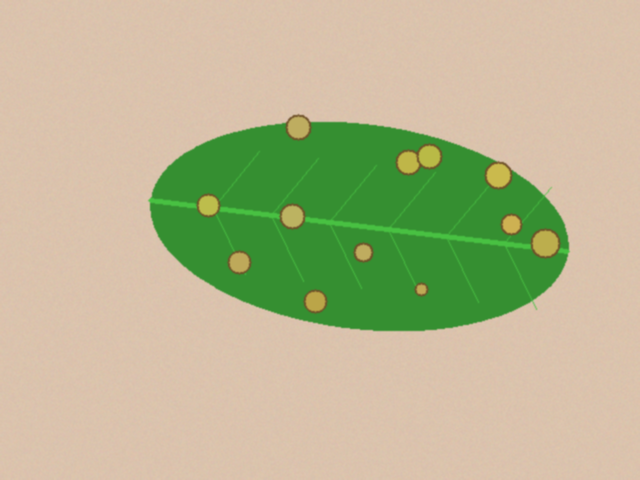
#> input picture data/sintetis/bersih/teh_041.png, 640 x 480 px, found by its file name; the run also reads 1 picture not shown here
$ jupyter execute --allow-errors B2_citra_warna.ipynb   (shell and % lines are left out)
#> lines starting #> are read from the running program, lines starting #| are printed output that depends on the picture; after the words box and inside, x2 and y2 are one past the last pixel; in counts of white or black regions, pixels touching at a corner belong together
### src/utils_cv.py
# -*- coding: utf-8 -*-
"""utils_cv

Automatically generated by Colab.

Original file is located at
    https://colab.research.google.com/drive/1Y4ojDzNnqnNM1Gv9VQLvAdh-sBsaYPij
"""

"""utils_cv.py: fungsi bantu yang dipakai ulang sepanjang semester."""

import cv2
import numpy as np
import matplotlib.pyplot as plt


def baca(path):
    """Membaca citra dan memberi pesan jelas bila gagal."""
#> called with path = '../data/sintetis/citra/teh_041.png'
    img = cv2.imread(path)
#> img is the input picture: shape (480, 640, 3); mean B, G, R 145.7, 183.6, 184.1

    if img is None:
        raise FileNotFoundError(f"Citra tidak ditemukan: {path}")

    return img


def tampil(daftar, judul, baris=1, ukuran=(14, 4)):
    """Menampilkan beberapa citra berdampingan. Citra 3 kanal dianggap BGR."""
    kolom = int(np.ceil(len(daftar) / baris))

    plt.figure(figsize=ukuran)

    for i, (im, jd) in enumerate(zip(daftar, judul)):
        plt.subplot(baris, kolom, i + 1)

        if im.ndim == 3:
            plt.imshow(cv2.cvtColor(im, cv2.COLOR_BGR2RGB))
        else:
            plt.imshow(im, cmap="gray", vmin=0, vmax=255)

        plt.title(jd)
        plt.axis("off")

    plt.tight_layout()


def kontras_bercak(kanal, mask_daun, mask_bercak):
    """
    KB = |rerata bercak - rerata daun sehat| / simpangan baku daun sehat.
    Makin besar KB, makin mudah bercak dipisahkan dari daun sehat.
    """
    k = kanal.astype(np.float64)

    sehat = (mask_daun > 0) & (mask_bercak == 0)
    bercak = mask_bercak > 0

    if bercak.sum() == 0:
        return float("nan")

    return abs(k[bercak].mean() - k[sehat].mean()) / (
        k[sehat].std() + 1e-6
    )


# [10 lines left out: function statistik, not called in this run]

### notebook/B2_citra_warna.ipynb
[cell 1]
from google.colab import drive
drive.mount('/content/drive')
%cd /content/drive/MyDrive/simuteh-2330511058/notebook

[cell 2]
import os
import sys
sys.path.append("../src") # agar utils_cv dapat diimpor dari notebook/
import cv2, numpy as np, skimage, matplotlib.pyplot as plt
from utils_cv import baca, tampil
print(os.getcwd())
print(os.listdir("../src"))
print(len(os.listdir("../data/sintetis/citra")))

## **Kode 2.1 Pemisahan kanal dan Kontras Bercak**

[cell 3]
from utils_cv import kontras_bercak

nama = "teh_041.png"  # kelas berat, kondisi normal
img = baca(f"../data/sintetis/citra/{nama}")

md = cv2.imread(f"../data/sintetis/mask_daun/{nama}", 0)
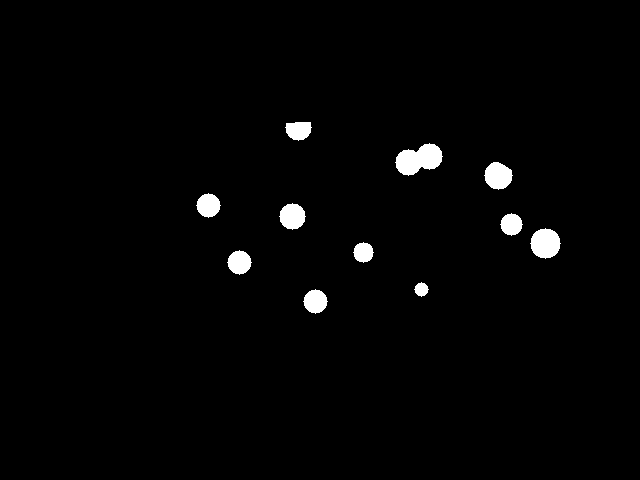
#> input picture data/sintetis/mask_daun/teh_041.png, 640 x 480 px
#> md: shape (480, 640); 1.8% white; 11 white regions, largest, box (x1, y1, x2, y2) and area: (395, 143, 443, 176) 1020, (530, 228, 561, 259) 709, (484, 162, 513, 190) 588
mb = cv2.imread(f"../data/sintetis/mask_bercak/{nama}", 0)

gray = cv2.cvtColor(img, cv2.COLOR_BGR2GRAY)
hsv = cv2.cvtColor(img, cv2.COLOR_BGR2HSV)
#> hsv: shape (480, 640, 3); mean H, S, V 23.6, 78.5, 202.5
b, g, r = cv2.split(img)
h, s, v = cv2.split(hsv)
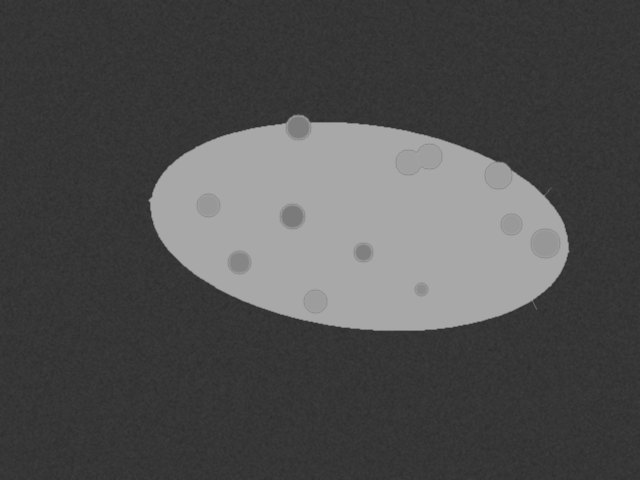
#> s: shape (480, 640); min 45, max 169, mean 78.5
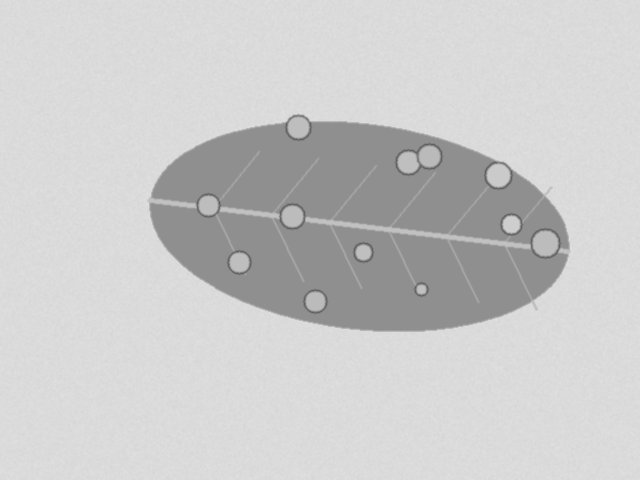
#> v: shape (480, 640); min 96, max 223, mean 202.5

kanal = {"B": b, "G": g, "R": r, "Gray": gray, "H": h, "S": s, "V": v}

tampil([img] + list(kanal.values()), ["Asli"] + list(kanal.keys()),
       baris=2, ukuran=(14, 6))
#> in tampil, `kolom = int(np.ceil(len(daftar) / baris))`: kolom = 4
#> the loop in tampil, `for i, (im, jd) in enumerate(zip(daftar, judul)):` made 8 passes
#> jd on passes 1 to 8: 'Asli', 'B', 'G', 'R', 'Gray', 'H', 'S', 'V'

for nm, c in kanal.items():
    print(f"KB kanal {nm:4s}: {kontras_bercak(c, md, mb):.2f}")
#> this loop made 7 passes
#| KB kanal B   : nan
#| KB kanal G   : nan
#| KB kanal R   : nan
#| KB kanal Gray: nan
#| KB kanal H   : nan
#| KB kanal S   : nan
#| KB kanal V   : nan
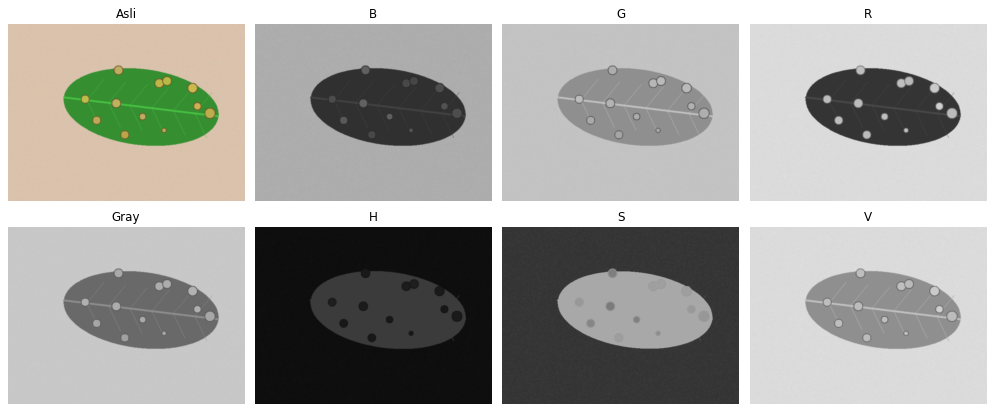
#> figure drawn by matplotlib, 8 panels

## **Kode 2.2 Sampling dan kuantisasi**

[cell 4]
# sampling: perkecil lalu perbesar kembali ke ukuran semula
for fx in [0.5, 0.2, 0.1, 0.05]:
    kecil = cv2.resize(gray, None, fx=fx, fy=fx,
                       interpolation=cv2.INTER_AREA)
    besar = cv2.resize(kecil, gray.shape[::-1],
                       interpolation=cv2.INTER_NEAREST)

    print(f"fx={fx}: ukuran {kecil.shape}, KB={kontras_bercak(besar, md, mb):.2f}")
#> this loop made 4 passes
#| fx=0.5: ukuran (240, 320), KB=nan
#| fx=0.2: ukuran (96, 128), KB=nan
#| fx=0.1: ukuran (48, 64), KB=nan
#| fx=0.05: ukuran (24, 32), KB=nan
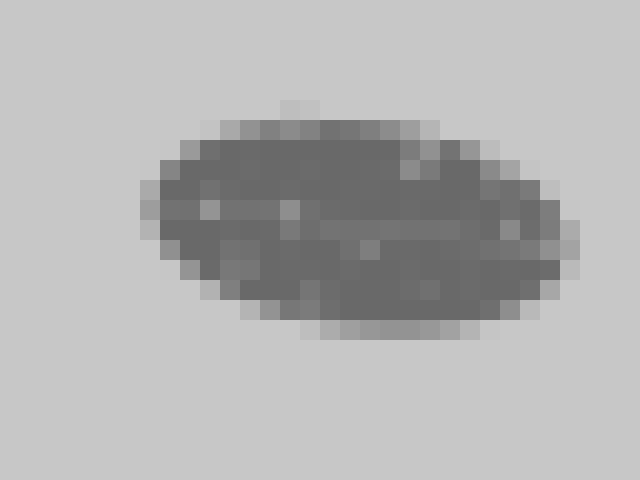
#> besar: shape (480, 640); min 105, max 200, mean 179.3


# kuantisasi: sisakan k bit
for k in [1, 2, 3, 4, 8]:
    langkah = 256 // (2 ** k)
    kuant = (gray // langkah) * langkah

    print(f"k={k}: {len(np.unique(kuant))} level, "
          f"KB={kontras_bercak(kuant, md, mb):.2f}")
#> this loop made 5 passes
#| k=1: 2 level, KB=nan
#| k=2: 3 level, KB=nan
#| k=3: 5 level, KB=nan
#| k=4: 8 level, KB=nan
#| k=8: 116 level, KB=nan
#> pass 1, `kuant = (gray // langkah) * langkah`:
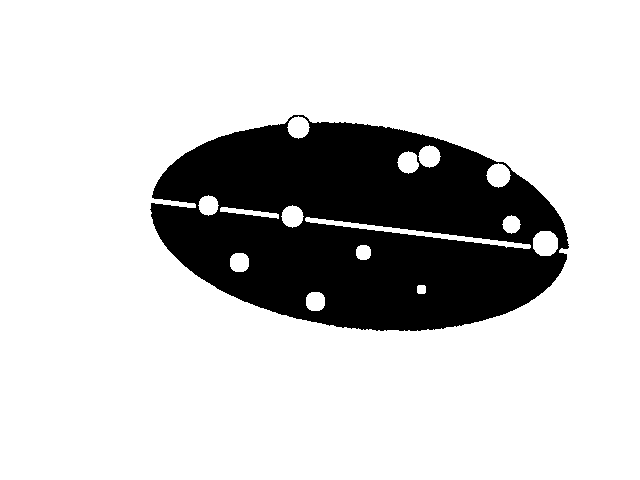
#> kuant: shape (480, 640); values 0 (black) and 128 (white), 79.9% white; 1 black region, box (x1, y1, x2, y2) and area: (150, 115, 569, 331) 61716

**Citra Hasil Perbandingan**

[cell 5]
# Visualisasi hasil sampling
fx_list = [0.5, 0.2, 0.1, 0.05]

fig, axes = plt.subplots(1, 5, figsize=(18, 4))

axes[0].imshow(gray, cmap="gray")
axes[0].set_title("Asli")
axes[0].axis("off")

for i, fx in enumerate(fx_list):
    kecil = cv2.resize(
        gray, None, fx=fx, fy=fx,
        interpolation=cv2.INTER_AREA
    )

    besar = cv2.resize(
        kecil, gray.shape[::-1],
        interpolation=cv2.INTER_NEAREST
    )

    axes[i+1].imshow(besar, cmap="gray")
    axes[i+1].set_title(f"Sampling {fx}")
    axes[i+1].axis("off")

plt.tight_layout()
plt.show()
#> call 2 of baca, with path = '../data/sintetis/citra/teh_021.png'
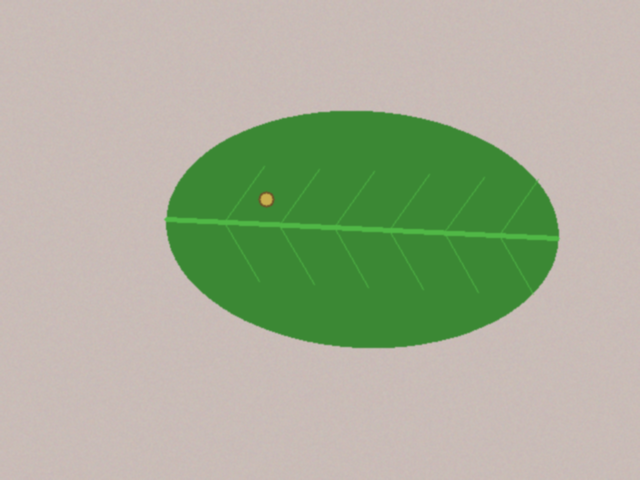
#> input picture data/sintetis/bersih/teh_021.png, 640 x 480 px, found by its file name
#> in baca, img is the input picture: shape (480, 640, 3); mean B, G, R 151.6, 175.7, 167.1

 ## **Kode 2.3 Rerata KB per kanal dan per kondisi**

[cell 6]
import pandas as pd

def semua_kanal(img):
    hsv = cv2.cvtColor(img, cv2.COLOR_BGR2HSV)
    b, g, r = cv2.split(img); h, s, v = cv2.split(hsv)
    return {"B": b, "G": g, "R": r,
            "Gray": cv2.cvtColor(img, cv2.COLOR_BGR2GRAY),
            "H": h, "S": s, "V": v}


#> (the rest of this cell did not finish here and is left out)

## **ulangi Kode 2.3 untuk citra kelas ringan**

[cell 7]
import pandas as pd

def semua_kanal(img):
    hsv = cv2.cvtColor(img, cv2.COLOR_BGR2HSV)
#> hsv: shape (480, 640, 3); mean H, S, V 20.4, 54.9, 185.5
    b, g, r = cv2.split(img); h, s, v = cv2.split(hsv)
#> after `b, g, r = cv2.split(img)`:
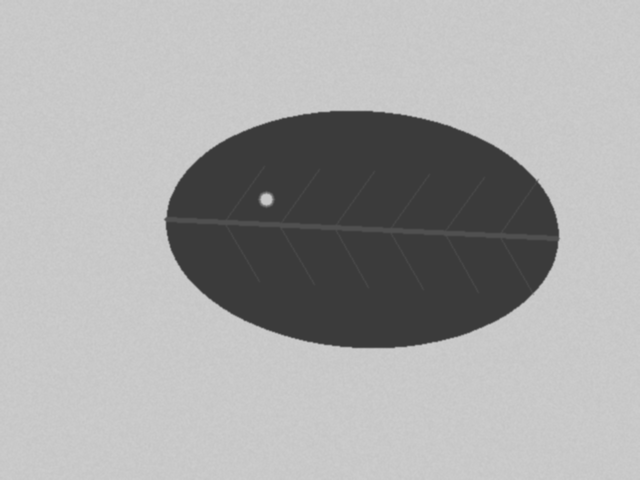
#> r: shape (480, 640); min 59, max 205, mean 167.1
#> after `h, s, v = cv2.split(hsv)`:
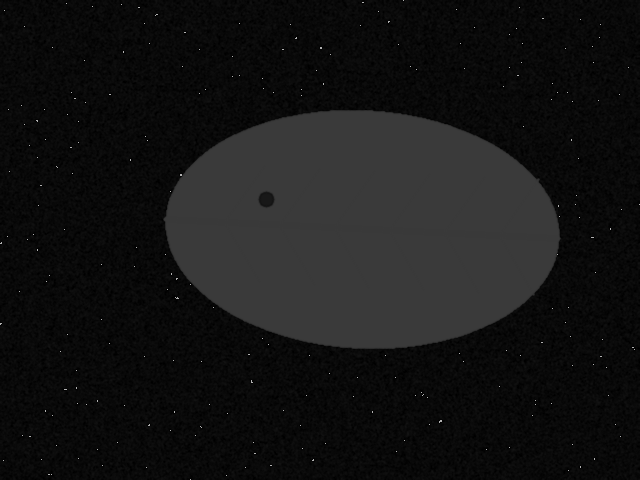
#> h: shape (480, 640); min 0, max 179, mean 20.4
#> after `h, s, v = cv2.split(hsv)`:
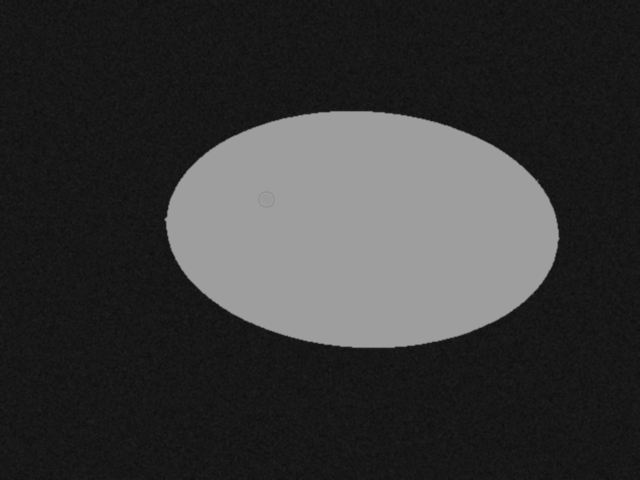
#> s: shape (480, 640); min 14, max 160, mean 54.9
    return {"B": b, "G": g, "R": r,
            "Gray": cv2.cvtColor(img, cv2.COLOR_BGR2GRAY),
            "H": h, "S": s, "V": v}


#> (the rest of this cell did not finish here and is left out)

##**Menampilkan kanal terbaik untuk teh_021 (ringan, normal) dan teh_045 (berat, bayangan).**

[cell 8]
for nama in ["teh_021.png", "teh_045.png"]:
    img = baca(f"../data/sintetis/citra/{nama}")

    md = cv2.imread(f"../data/sintetis/mask_daun/{nama}", 0)
    mb = cv2.imread(f"../data/sintetis/mask_bercak/{nama}", 0)

    kanal = semua_kanal(img)
#> kanal = 7 items
    nilai_kb = {k: kontras_bercak(c, md, mb)
                for k, c in kanal.items()}
#> in kontras_bercak (call 17), `bercak = mask_bercak > 0`: bercak: shape (480, 640) bool; every value is 1
#> nilai_kb = {'B': nan, 'G': nan, 'R': nan, 'Gray': nan, 'H': nan, 'S': nan, 'V': nan}

    terbaik = max(nilai_kb, key=nilai_kb.get)
#> terbaik = 'B'

    print(f"{nama}: kanal terbaik = {terbaik}, KB = {nilai_kb[terbaik]:.2f}")
#| teh_021.png: kanal terbaik = B, KB = nan

    tampil([img, kanal[terbaik]],
           ["Asli", f"Kanal terbaik: {terbaik}"],
           baris=1, ukuran=(10, 4))
#> the loop in tampil (call 2), `for i, (im, jd) in enumerate(zip(daftar, judul)):` made 2 passes
